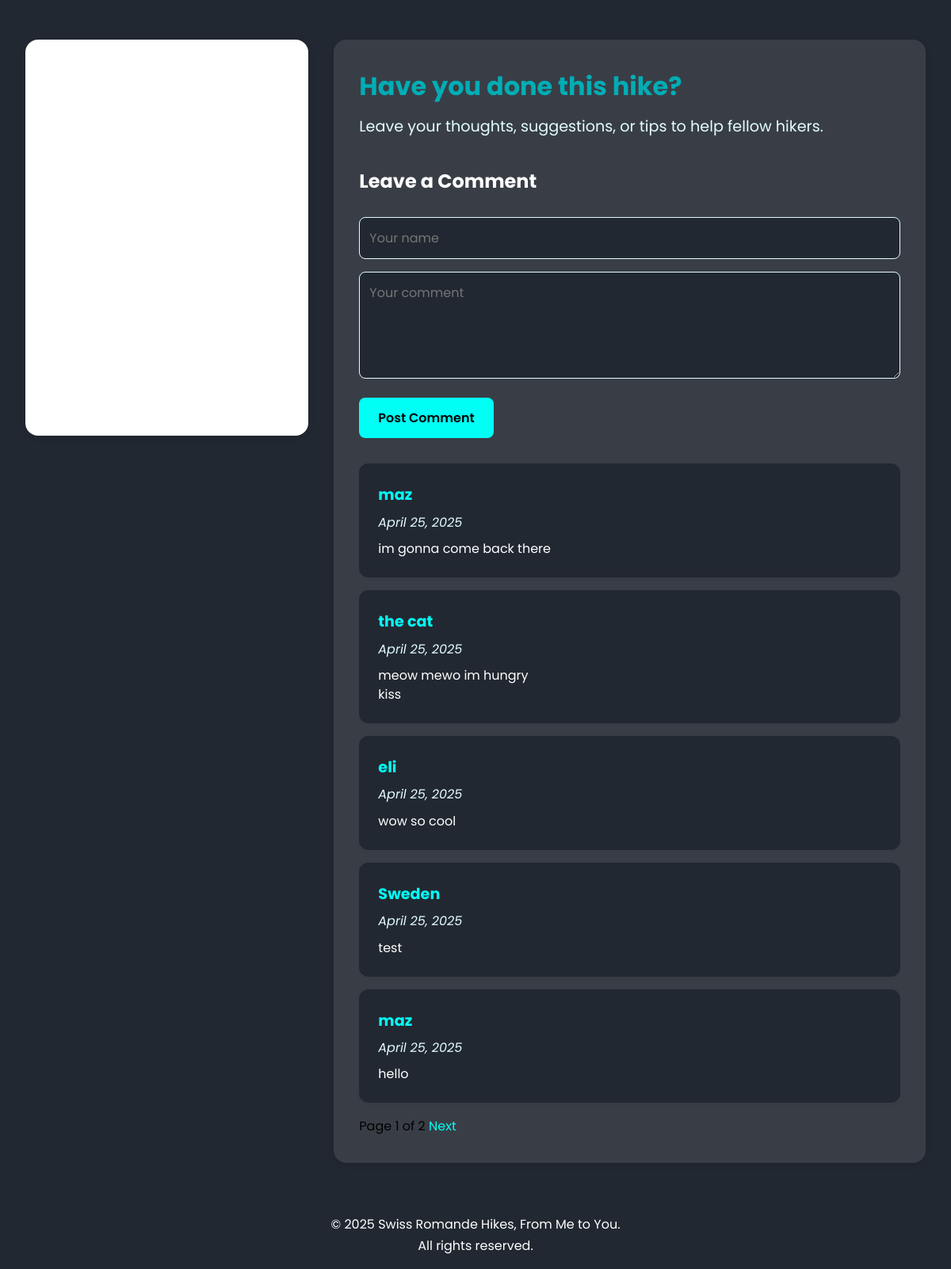
The page /trail/lac-de-taney/ (lower part) on the database as committed earlier.
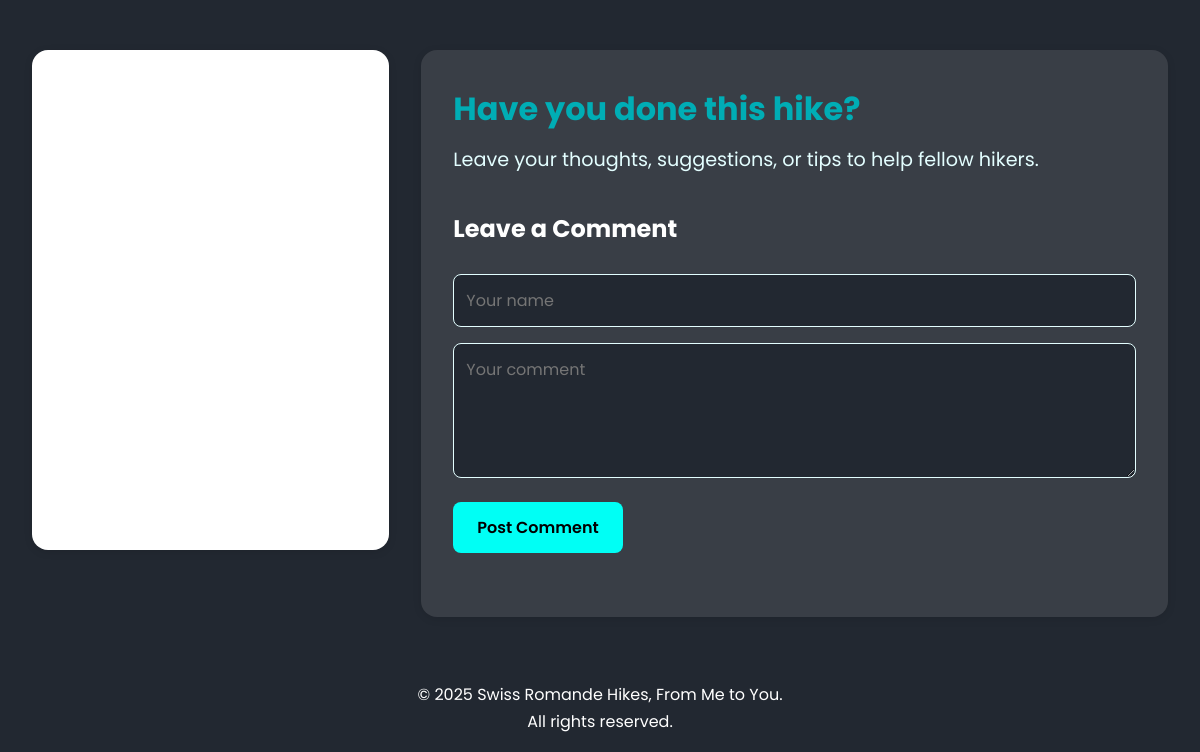
The same page on the database as committed later.
### trails/models.py (models this page shows, shortened)
class Trail(models.Model):
    name = models.CharField(max_length=200) # Name of the trail
    slug = models.SlugField(unique=True, blank=True) # Slug for URL
    description = models.TextField() # Description of the trail
    image = models.ImageField(upload_to='trail_images/', blank=True, null=True)  # image for homepage
    canton = models.CharField(max_length=100)  # Canton for homepage display
    latitude = models.FloatField(help_text="Latitude of the trail") # Latitude for weather
    longitude = models.FloatField(help_text="Longitude of the trail") # Longitude for weather
    distance = models.CharField(max_length=20, help_text="e.g. 14.5") # Distance of the trail info-box
    duration = models.CharField(max_length=20, help_text="e.g. 1 hour, 4h 30min") # Duration of the trail info-box
    difficulty = models.CharField(max_length=100) # Difficulty of the trail info-box
    map_embed_url = models.URLField(blank=True, null=True, help_text="Paste only the URL") # URL for map embed

class Comment(models.Model):
    trail = models.ForeignKey('Trail', on_delete=models.CASCADE, related_name='comments')
    name = models.CharField(max_length=100)
    text = models.TextField()
    created_at = models.DateTimeField(default=timezone.now)

### trails/views.py (the view)
# urls.py: path('trail/<slug:slug>/', views.trail_detail, name='trail_detail'), # Trail detail page
def trail_detail(request, slug):
    trail = get_object_or_404(Trail, slug=slug)
    images = TrailImage.objects.filter(trail=trail)
    comments = Comment.objects.filter(trail=trail).order_by("-created_at")
    paginator = Paginator(comments, 5)  # Show 5 comments per page
    page_number = request.GET.get("page")
    page_obj = paginator.get_page(page_number) # Get the comments for the current page
    weather_data = None
    try:
        response = requests.get(
            "https://api.open-meteo.com/v1/forecast",
            params={
                "latitude": trail.latitude,
                "longitude": trail.longitude,
                "current_weather": True
            }
        )
        data = response.json()
        weather_data = data.get("current_weather")
    except Exception as e:
        print("Weather API error:", e)
    if request.method == "POST":
        form = CommentForm(request.POST)
        if form.is_valid():
            new_comment = form.save(commit=False)
            new_comment.trail = trail
            new_comment.save()
            return redirect("trail_detail", slug=slug)
    else:
        form = CommentForm()
    return render(request, "trails/trail_detail.html", {
        "trail": trail,
        "images": images,
        "weather": weather_data,
        "page_obj": page_obj, # Paginated comments
        "form": form
    })

### trails/forms.py
class CommentForm(forms.ModelForm):
    class Meta:
        model = Comment
        fields = ['name', 'text']
        widgets = {
            'name': forms.TextInput(attrs={'placeholder': 'Your name', 'class': 'form-input'}),
            'text': forms.Textarea(attrs={'placeholder': 'Your comment', 'rows': 4, 'class': 'form-textarea'}),
        }

### trails/templates/trails/trail_detail.html (shortened to what this page needs)
{% extends "trails/layout.html" %} {% load static %} {% block content %}
<div class="trail-detail-container">
    <div class="trail-map-and-comments">
        {% if trail.map_embed_url %}
        <div class="trail-map-embed">
            <iframe src="{{ trail.map_embed_url }}" style="border: 0; width: 100%; height: 500px" allow="geolocation">
            </iframe>
        </div>
        {% endif %}
        <div class="comments-container">
            <div class="comments-intro">
                <h3>Have you done this hike?</h3>
                <p>Leave your thoughts, suggestions, or tips to help fellow hikers.</p>
            </div>
            <div class="comment-form">
                <h4>Leave a Comment</h4>
                <form method="post">
                    <p>{{ form.name }}</p>
                    <p>{{ form.text }}</p>
                    <button type="submit">Post Comment</button>
                </form>
            </div>
            <div class="trail-comments">
                {% if page_obj %}
                <ul>
                    {% for comment in page_obj %}
                    <li>
                        <strong>{{ comment.name }}</strong>
                        <em>{{ comment.created_at|date:"F j, Y" }}</em>
                        <p>{{ comment.text|linebreaks }}</p>
                    </li>
                    {% endfor %}
                </ul>
                <div class="pagination">
                    <span>Page {{ page_obj.number }} of {{ page_obj.paginator.num_pages }}</span>
                    {% if page_obj.has_next %}
                    <a href="?page={{ page_obj.next_page_number }}">Next</a>
                    {% endif %}
                </div>
                {% endif %}
            </div>
        </div>
    </div>
</div>
{% endblock %}

### trails/templates/trails/layout.html (shortened to what this page needs)
<!DOCTYPE html>
<html lang="en">
<head>
  {% load static %}
  <link rel="stylesheet" href="{% static 'css/main.css' %}" />
  <link href="https://api.mapbox.com/mapbox-gl-js/v2.15.0/mapbox-gl.css" rel="stylesheet" />
</head>
<body>
  <main>
    {% block content %}{% endblock content %}
  </main>
  <footer>
    <p>
      © 2025 Swiss Romande Hikes, From Me to You.<br />
      All rights reserved.
    </p>
  </footer>
</body>
</html>

### trails/static/css/main.css (style rules this page uses)
*, *::before, *::after { box-sizing: border-box; }
* { margin: 0; }
input, button, textarea, select { font: inherit; }
p, h1, h2, h3, h4, h5, h6 { word-wrap: break-word; hyphens: auto; }
:root { --color-primary: #00adb5; --color-secondary: #393e46; --color-background: #222831; --color-text: #eeeeee; --color-accent: #00fff5; --color-light: #e3feff; --color-dark: #000000; --color-white: #ffffff; }
body { margin: 0; font-family: "Poppins", sans-serif; font-size: 16px; background-color: var(--background-color); color: var(--text-color); line-height: 1.7; -webkit-font-smoothing: antialiased; }
.trail-detail-container { background-color: var(--color-background); }
.trail-map-and-comments { display: grid; grid-template-columns: 1fr 1fr 1fr; gap: 2rem; padding: 3rem 2rem; align-items: start; background-color: var(--color-background); }
.trail-map-embed { grid-column: 1; background-color: var(--color-white); border-radius: 1rem; overflow: hidden; box-shadow: 0 2px 8px rgba(0, 0, 0, 0.1); }
.trail-map-embed iframe { width: 100%; height: 500px; border: 0; display: block; }
.comments-container { grid-column: 2 / span 2; background-color: var(--color-secondary); padding: 2rem; border-radius: 1rem; box-shadow: 0 2px 8px rgba(0, 0, 0, 0.1); display: flex; flex-direction: column; gap: 2rem; }
.comments-container .comments-intro h3 { font-size: clamp(1.5rem, 3vw, 2rem); color: var(--color-primary); margin-bottom: 0.5rem; }
.comments-container .comments-intro p { font-size: clamp(1rem, 2.5vw, 1.2rem); color: var(--color-light); }
.comments-container .comment-form { display: flex; flex-direction: column; gap: 1rem; color: var(--color-white); }
.comments-container .comment-form h4 { font-size: clamp(1.2rem, 2.5vw, 1.5rem); color: var(--color-white); margin-bottom: 0.5rem; }
.comments-container .comment-form .form-input, .comments-container .comment-form .form-textarea { width: 100%; padding: 0.75rem; border: 1px solid var(--color-light); border-radius: 0.5rem; background-color: var(--color-background); color: var(--color-white); font-size: clamp(0.9rem, 2vw, 1rem); transition: border-color 0.3s ease; margin-bottom: 1rem; }
.comments-container .comment-form .form-textarea { resize: vertical; min-height: 100px; }
.comments-container .comment-form button { align-self: flex-start; padding: 0.75rem 1.5rem; border: none; border-radius: 0.5rem; background-color: var(--color-accent); color: var(--color-dark); font-weight: 600; font-size: clamp(0.9rem, 2vw, 1rem); cursor: pointer; transition: background-color 0.3s ease; }
footer { background-color: var(--color-background); color: var(--color-white); text-align: center; padding: 1rem 0; }

Rows that differ between the two databases and show on the page:
removed Comment: name "maz", created_at "April 25, 2025", text "im gonna come back there"
removed Comment: name "the cat", created_at "April 25, 2025", text "meow mewo im hungry kiss"
removed Comment: name "eli", created_at "April 25, 2025", text "wow so cool"
removed Comment: name "Sweden", created_at "April 25, 2025", text "test"
removed Comment: name "maz", created_at "April 25, 2025", text "hello"
Other text that changed with them:
{{ page_obj.number }}: "1" → (not shown)
{{ page_obj.paginator.num_pages }}: "2" → (not shown)
text no longer shown: "Page of Next"
